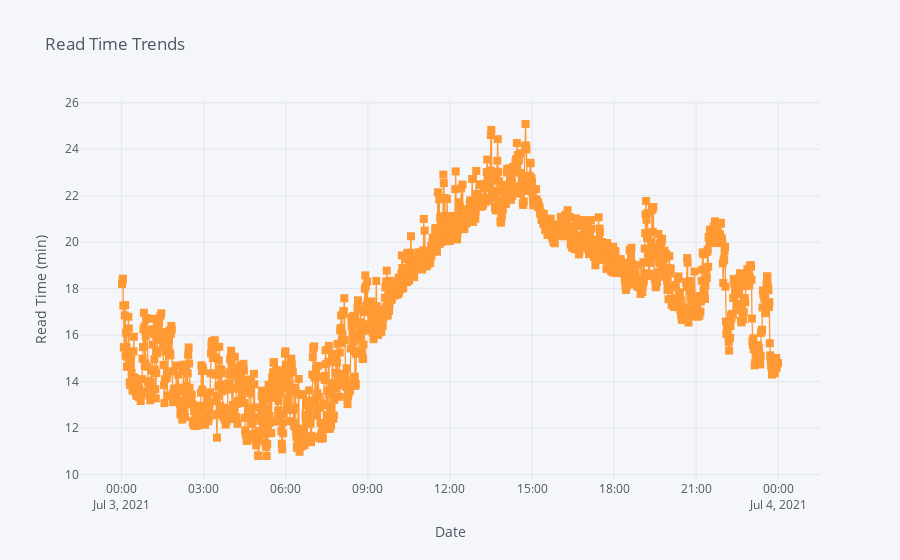

The code cell stored with this chart in its notebook:
### Code cell
df['temp'].iplot(
    mode='lines+markers',
    opacity=0.8,
    size=8,
    symbol=1,
    xTitle='Date',
    yTitle='Read Time (min)',
    title='Read Time Trends')

### Figure 1 — Plotly figure (JSON) as saved in the notebook; plotly's stock layout.template omitted (floating-point values rounded to 4 significant figures; data arrays with more than 128 entries replaced by an {"elided": "..."} marker saying what was removed)
{"data": [{"line": {"color": "rgba(255, 153, 51, 1.0)", "dash": "solid", "shape": "linear", "width": 1.3}, "marker": {"size": 8, "symbol": 1}, "mode": "lines+markers", "name": "temp", "text": "", "type": "scatter", "x": {"elided": "1438 str values"}, "y": {"elided": "1438 float values"}}], "layout": {"legend": {"bgcolor": "#F5F6F9", "font": {"color": "#4D5663"}}, "paper_bgcolor": "#F5F6F9", "plot_bgcolor": "#F5F6F9", "title": {"font": {"color": "#4D5663"}, "text": "Read Time Trends"}, "xaxis": {"gridcolor": "#E1E5ED", "showgrid": true, "tickfont": {"color": "#4D5663"}, "title": {"font": {"color": "#4D5663"}, "text": "Date"}, "zerolinecolor": "#E1E5ED"}, "yaxis": {"gridcolor": "#E1E5ED", "showgrid": true, "tickfont": {"color": "#4D5663"}, "title": {"font": {"color": "#4D5663"}, "text": "Read Time (min)"}, "zerolinecolor": "#E1E5ED"}}}
